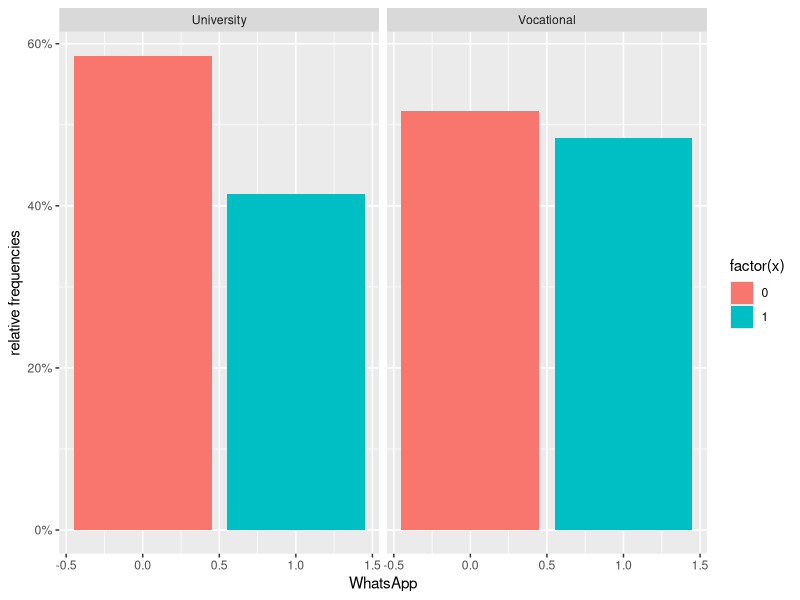
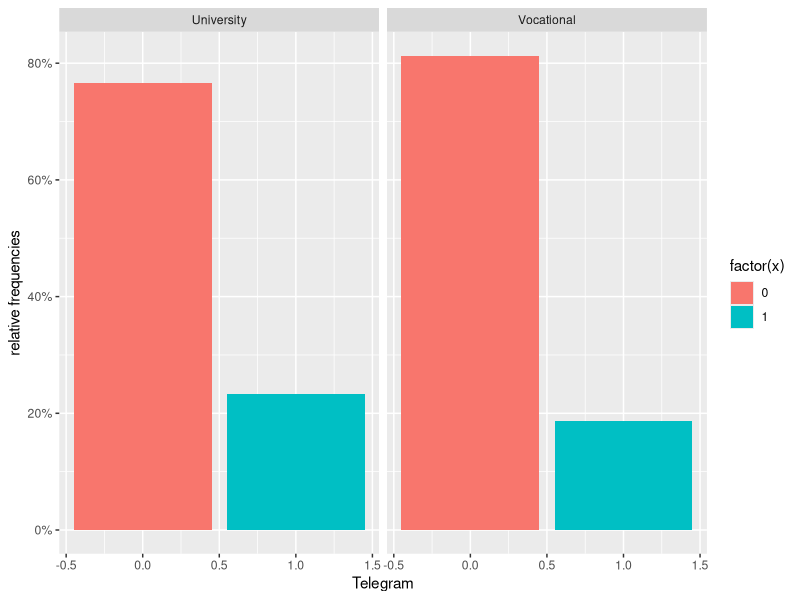
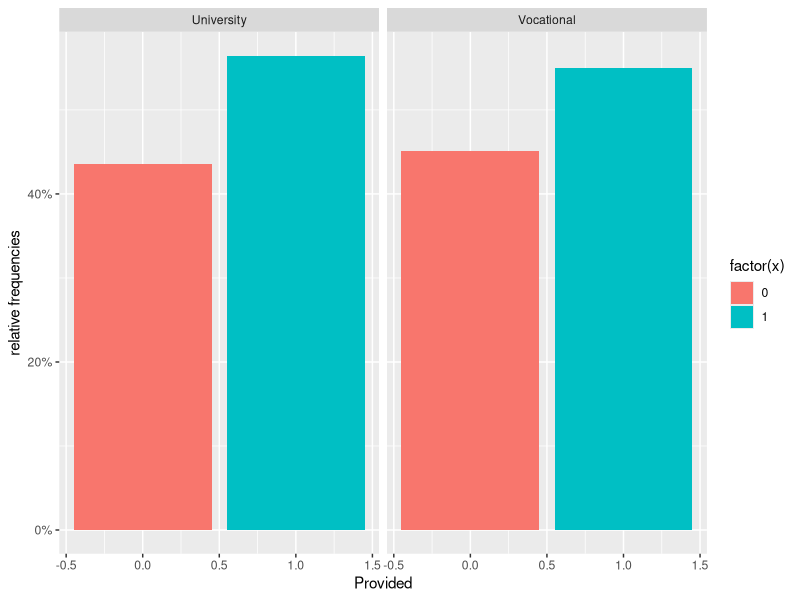
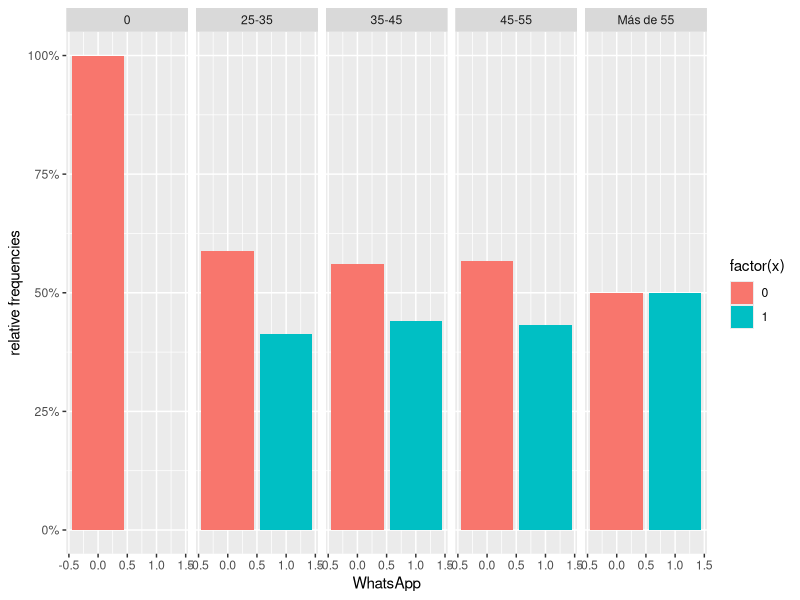
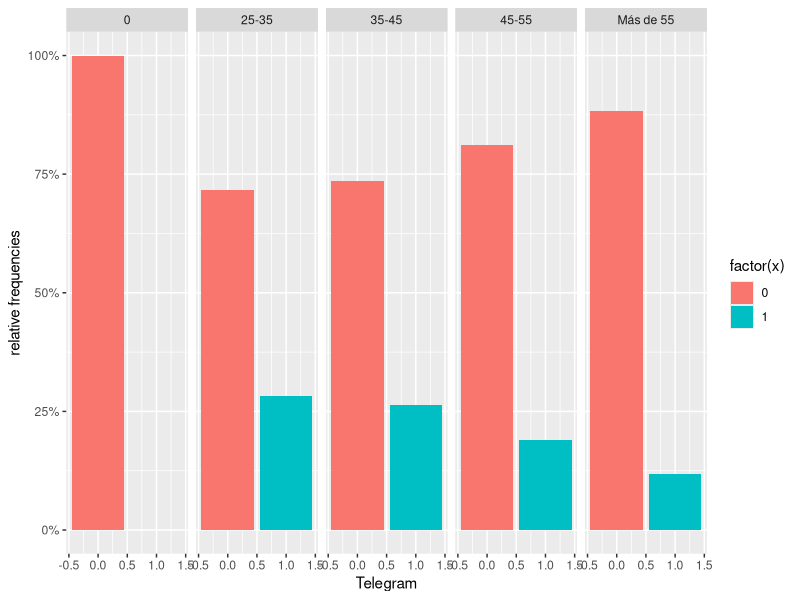
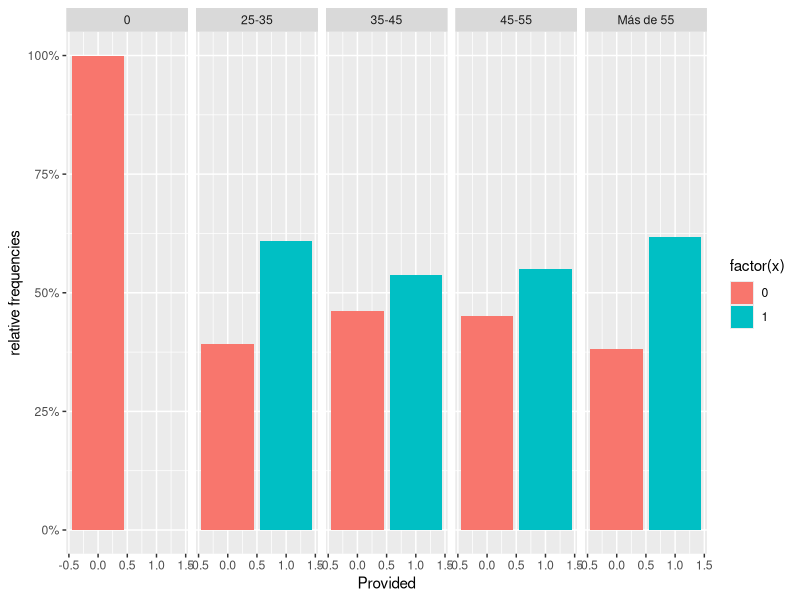
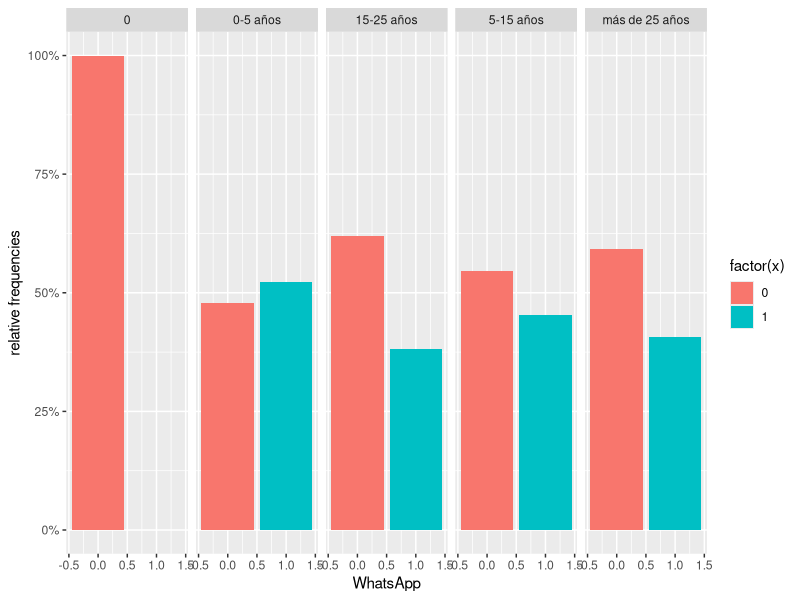
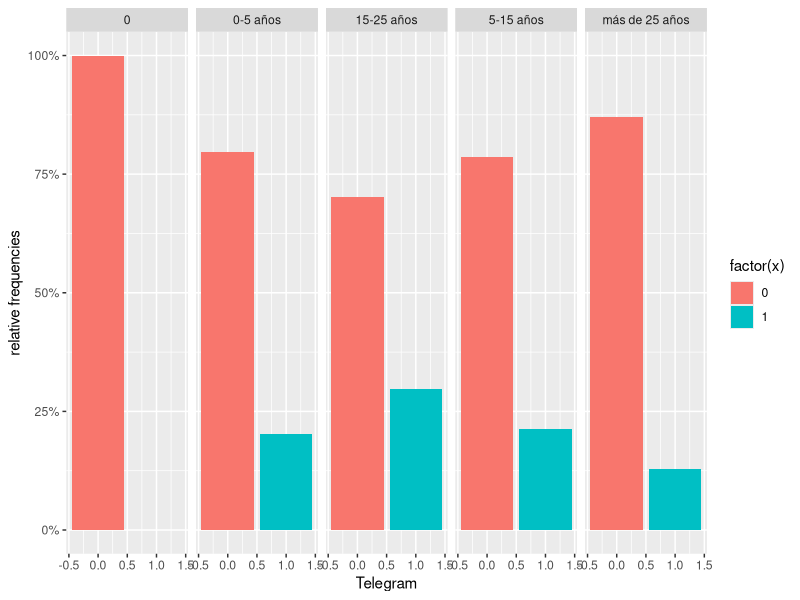

The R source for these figures, in order:

library(ggplot2)
library(dplyr)
library(tidyr)
library(scales)

data <- read.csv("../data/survey-pilot-3.csv")

ggplot(data, aes(x = WhatsApp, group = Sector)) + geom_bar(aes(y = ..prop.., fill = factor(..x..)), stat="count") + scale_y_continuous(labels=scales::percent) + ylab("relative frequencies") + facet_grid(~Sector)
ggplot(data, aes(x = Telegram, group = Sector)) + geom_bar(aes(y = ..prop.., fill = factor(..x..)), stat="count") + scale_y_continuous(labels=scales::percent) + ylab("relative frequencies") + facet_grid(~Sector)
ggplot(data, aes(x = Provided, group = Sector)) + geom_bar(aes(y = ..prop.., fill = factor(..x..)), stat="count") + scale_y_continuous(labels=scales::percent) + ylab("relative frequencies") + facet_grid(~Sector)

ggplot(data, aes(x = WhatsApp, group = Age)) + geom_bar(aes(y = ..prop.., fill = factor(..x..)), stat="count") + scale_y_continuous(labels=scales::percent) + ylab("relative frequencies") + facet_grid(~Age)
ggplot(data, aes(x = Telegram, group = Age)) + geom_bar(aes(y = ..prop.., fill = factor(..x..)), stat="count") + scale_y_continuous(labels=scales::percent) + ylab("relative frequencies") + facet_grid(~Age)
ggplot(data, aes(x = Provided, group = Age)) + geom_bar(aes(y = ..prop.., fill = factor(..x..)), stat="count") + scale_y_continuous(labels=scales::percent) + ylab("relative frequencies") + facet_grid(~Age)

ggplot(data, aes(x = WhatsApp, group = Experience)) + geom_bar(aes(y = ..prop.., fill = factor(..x..)), stat="count") + scale_y_continuous(labels=scales::percent) + ylab("relative frequencies") + facet_grid(~Experience)
ggplot(data, aes(x = Telegram, group = Experience)) + geom_bar(aes(y = ..prop.., fill = factor(..x..)), stat="count") + scale_y_continuous(labels=scales::percent) + ylab("relative frequencies") + facet_grid(~Experience)
ggplot(data, aes(x = Provided, group = Experience)) + geom_bar(aes(y = ..prop.., fill = factor(..x..)), stat="count") + scale_y_continuous(labels=scales::percent) + ylab("relative frequencies") + facet_grid(~Experience)

ggplot(data, aes(x = WhatsApp, group = Discipline)) + geom_bar(aes(y = ..prop.., fill = factor(..x..)), stat="count") + scale_y_continuous(labels=scales::percent) + ylab("relative frequencies") + facet_grid(~Discipline)
ggplot(data, aes(x = Telegram, group = Discipline)) + geom_bar(aes(y = ..prop.., fill = factor(..x..)), stat="count") + scale_y_continuous(labels=scales::percent) + ylab("relative frequencies") + facet_grid(~Discipline)
ggplot(data, aes(x = Provided, group = Discipline)) + geom_bar(aes(y = ..prop.., fill = factor(..x..)), stat="count") + scale_y_continuous(labels=scales::percent) + ylab("relative frequencies") + facet_grid(~Discipline)

ggplot(data, aes(x = WhatsApp, group = Gender)) + geom_bar(aes(y = ..prop.., fill = factor(..x..)), stat="count") + scale_y_continuous(labels=scales::percent) + ylab("relative frequencies") + facet_grid(~Gender)
ggplot(data, aes(x = Telegram, group = Gender)) + geom_bar(aes(y = ..prop.., fill = factor(..x..)), stat="count") + scale_y_continuous(labels=scales::percent) + ylab("relative frequencies") + facet_grid(~Gender)
ggplot(data, aes(x = Provided, group = Gender)) + geom_bar(aes(y = ..prop.., fill = factor(..x..)), stat="count") + scale_y_continuous(labels=scales::percent) + ylab("relative frequencies") + facet_grid(~Gender)

data <- within(data, Messaging.Organization <- factor(Messaging.Organization, levels=names(sort(table(Messaging.Organization), decreasing=TRUE))))

ggplot(data, aes( x = Messaging.Organization, y = ..count.., group=Sector, fill = Sector ) ) + geom_bar()+ theme(axis.text.x = element_text(angle = 90))+coord_flip()

data <- within(data, PostCOVID.changes <- factor(PostCOVID.changes, levels=names(sort(table(PostCOVID.changes), decreasing=TRUE))))
ggplot(data, aes( x = PostCOVID.changes, y = ..count.., group=Sector, fill = Sector ) ) + geom_bar()+ theme(axis.text.x = element_text(angle = 90))+coord_flip()
